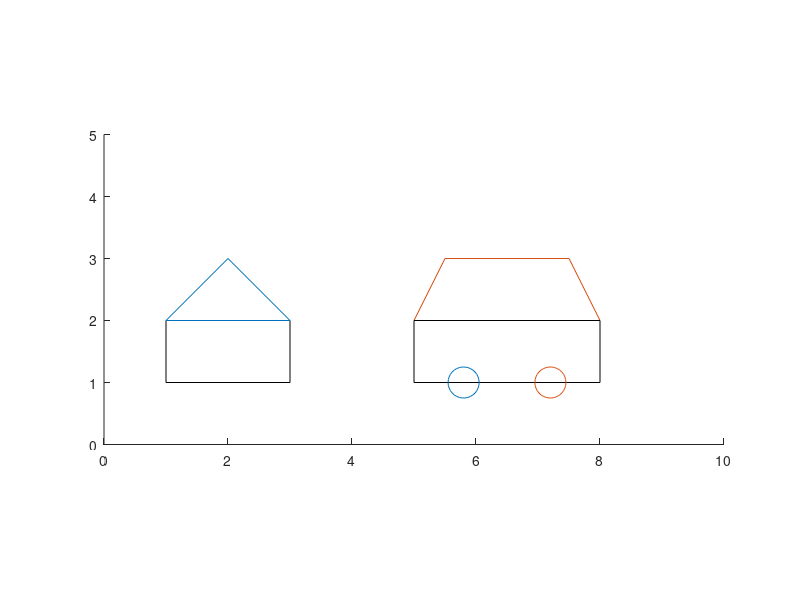

Here is the MATLAB script that generated this plot:
function ex2()
    axis equal;
    axis([0,10,0,5]);
    rectangle('Position',[1 1 2 1]); hold on;
    plot([1,2,3,1],[2,3,2,2]);
    plot([5,5.5,7.5,8,5],[2,3,3,2,2]);
    rectangle('Position',[5 1 3 1]);
    scatter(5.8,1,500,'black'); scatter(7.2,1,500,'black');
end